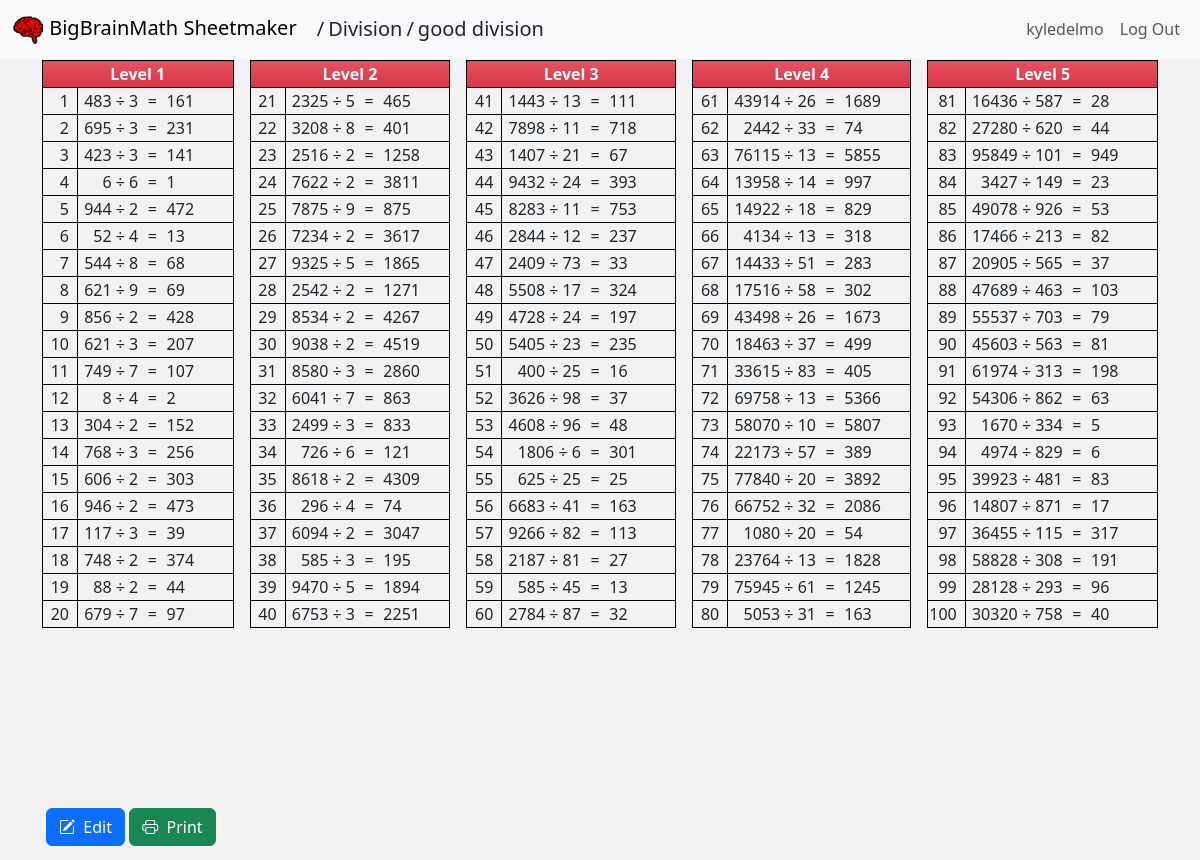
/division/4/view (signed in), run on an earlier commit of the app's database.
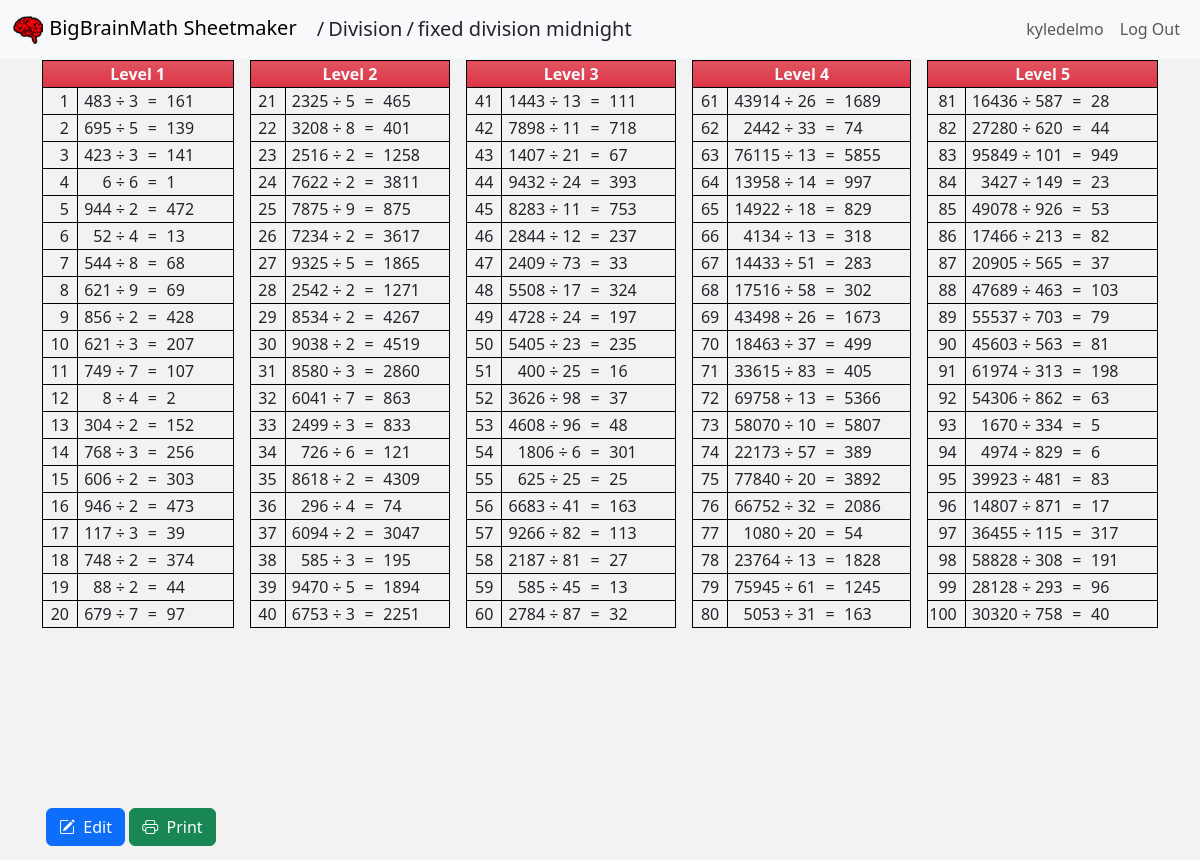
And on a later commit of the database.
### sheetmaker/models.py (models this page shows)
class Sheet(models.Model):
    user_id = models.PositiveIntegerField()
    sheet_name = models.CharField(max_length=50, default="Supermath Correspondence Contest")
    sheet_subname = models.CharField(max_length=50, default="Time Limit: 4 Minutes")
    problem_data = models.JSONField()
    sheet_type = models.CharField(max_length=20)
    created = models.DateTimeField(default=datetime.utcnow())
    modified = models.DateTimeField(default=datetime.utcnow())

### sheetmaker/views.py (the view, shortened to what this page needs)
# urls.py: path('division/<int:id>/<str:action>', views.division_view, name='division_view'),
@login_required(login_url="/login")
@xframe_options_sameorigin
def division_view(request, id, action):
    pageTemplate = "sheetmaker/sheet_item.html"
    flat_list = []
    printData1 = []
    printData2 = []
    sheet = Sheet.objects.get(id=id)
    data = sheet
    if action == "edit":
        pageTemplate = "sheetmaker/sheet_item_edit.html"
    return render(request, pageTemplate, {
        "sheet_type": "Division",
        "breadcrumb": "division",
        "sheet_data": data,
        "sheet_print_data_1": printData1,
        "sheet_print_data_2": printData2
    })

### sheetmaker/templates/sheetmaker/sheet_item.html (shortened to what the changed rows need)
{% extends "sheetmaker/layout.html" %}
{% block subtitle %}
    <span class="sub-title"><span class="px-1">/</span><a class="text-decoration-none text-nowrap text-dark" href="/{{breadcrumb}}">{{ sheet_type }}</a><span class="px-1">/</span><span class="text-nowrap">{{ sheet_data.sheet_name}}</span></span>
{% endblock %}
{% block body %}
    <div class="problem-sheet">
        {% if sheet_type == "Multiplication" %}
        <div>
            <div class='grid item-detail-panel'>
                {% for data in sheet_data.problem_data %}
                <div class="animate__animated animate__fadeIn">
                    <table>
                        <thead>
                            <tr>
                                <th class="text-light bg-danger bg-gradient bg-opacity-100" colspan="2">{{ data.levelName }}</th>
                            </tr>
                        </thead>
                        <tbody>
                            {% for problem in data.numberSet %}
                            <tr>
                                <td>
                                    {{ problem.number }}
                                </td>
                                <td>
                                    <span>
                                        {{ problem.first }} x {{ problem.second }}
                                    </span>
                                    <span>=</span>
                                    <span>{{ problem.answer }}</span>
                                </td>
                            </tr>
                            {% endfor %}
                        </tbody>
                    </table>
                </div>
                {% endfor %}
            </div>
            <div class="footer-action-panel">
                <div id="sheetNameContainer" class="row g-3 mt-2 p-1">
                    <div class="flex-none w-auto">
                        <a class="btn btn-primary" href="/multiplication/{{ sheet_data.id }}/edit">
                            <i class="bi bi-pencil-square"></i>&nbsp;&nbsp;Edit
                        </a>
                        <button class="btn btn-success" data-sheet_id="{{ sheet_data.id }}" data-sheet-type="multiplication" id="printSheetEl">
                            <i class="bi bi-printer"></i>&nbsp;&nbsp;Print
                        </button>
                        <button class="btn btn-info btn-download-pdf d-none" data-sheet_type="multiplication" data-sheet_id="{{ sheet_data.id }}">
                            <i class="bi bi-download"></i>&nbsp;&nbsp;Download
                        </button>
                    </div>
                </div>
            </div>
        </div>
        {% elif sheet_type == "Division" %}
        <div>
            <div class='grid item-detail-panel'>
                {% for data in sheet_data.problem_data %}
                <div class="animate__animated animate__fadeIn">
                    <table>
                        <thead>
                            <tr>
                                <th class="text-light bg-danger bg-gradient bg-opacity-100" colspan="2">{{ data.levelName }}</th>
                            </tr>
                        </thead>
                        <tbody>
                            {% for problem in data.numberSet %}
                            <tr>
                                <td>
                                    {{ problem.number }}
                                </td>
                                <td>
                                    <span>
                                        {{ problem.first }} ÷ {{ problem.second }}
                                    </span>
                                    <span>=</span>
                                    <span>{{ problem.answer }}</span>
                                </td>
                            </tr>
                            {% endfor %}
                        </tbody>
                    </table>
                </div>
                {% endfor %}
            </div>
        </div>
        {% endif %}
    </div>
{% endblock %}

What changed in the data, as far as the page shows it:
changed Sheet "Division": sheet_name "good division" → "fixed division midnight"
Also different on the page:
list line gone: "2 695 ÷ 3 = 231"
new list line: "2 695 ÷ 5 = 139"
